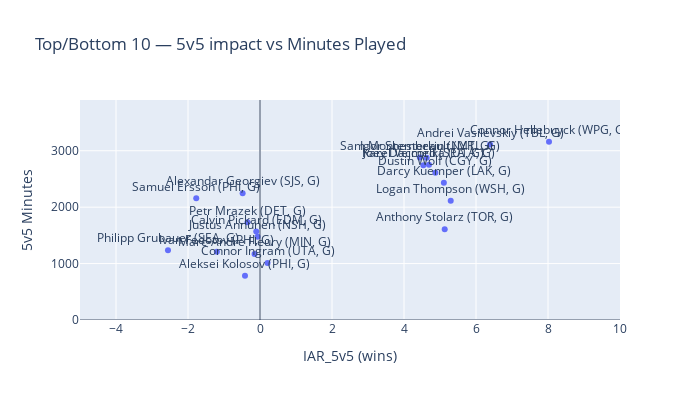

Write notebook code for a chart like this one.
### Code cell
fig2_2 = px.scatter(
    tbg,
    x="IAR_5v5",
    y="min_5v5",
    text="label",
    hover_data={"team": True, "min_5v5": True, "IAR_total":":.2f"},
    title="Top/Bottom 10 — 5v5 impact vs Minutes Played",
)

# Optional quadrant reference lines at 0
fig2_2.add_vline(x=0, line_width=1)
fig2_2.add_hline(y=0, line_width=1)

# Capping axes limits
fig2_2.update_xaxes(range=[-5, 10])
fig2_2.update_yaxes(range=[0, 3900])

fig2_2.update_layout(width=700, height=400)  # square canvas

# Make labels readable
fig2_2.update_traces(textposition="top center")
fig2_2.update_layout(xaxis_title="IAR_5v5 (wins)", yaxis_title="5v5 Minutes")

fig2_2.show()

### Figure 1 — Plotly figure (JSON) as saved in the notebook; plotly's stock layout.template omitted (floating-point values rounded to 4 significant figures)
{"data": [{"customdata": [["WPG", 9.271], ["TBL", 7.638], ["LAK", 7.018], ["NYR", 6.774], ["WSH", 6.33], ["TOR", 5.967], ["MTL", 5.95], ["SEA", 5.68], ["CGY", 5.5], ["UTA", 5.493], ["SEA", -1.932], ["PHI", -1.217], ["SJS", -1.086], ["PHI", -0.502], ["MIN", -0.3767], ["PHI", -0.3765], ["DET", -0.2717], ["EDM", -0.2267], ["UTA", -0.0704], ["NSH", -0.04857]], "hovertemplate": "IAR_5v5=%{x}<br>min_5v5=%{y}<br>label=%{text}<br>team=%{customdata[0]}<br>IAR_total=%{customdata[1]:.2f}<extra></extra>", "legendgroup": "", "marker": {"color": "#636efa", "symbol": "circle"}, "mode": "markers+text", "name": "", "orientation": "v", "showlegend": false, "text": ["Connor Hellebuyck (WPG, G)", "Andrei Vasilevskiy (TBL, G)", "Darcy Kuemper (LAK, G)", "Igor Shesterkin (NYR, G)", "Logan Thompson (WSH, G)", "Anthony Stolarz (TOR, G)", "Sam Montembeault (MTL, G)", "Joey Daccord (SEA, G)", "Dustin Wolf (CGY, G)", "Karel Vejmelka (UTA, G)", "Philipp Grubauer (SEA, G)", "Samuel Ersson (PHI, G)", "Alexandar Georgiev (SJS, G)", "Ivan Fedotov (PHI, G)", "Marc-Andre Fleury (MIN, G)", "Aleksei Kolosov (PHI, G)", "Petr Mrazek (DET, G)", "Calvin Pickard (EDM, G)", "Connor Ingram (UTA, G)", "Justus Annunen (NSH, G)"], "textposition": "top center", "type": "scatter", "x": [8.028, 6.391, 5.107, 4.63, 5.298, 5.131, 4.44, 4.538, 4.872, 4.694, -2.556, -1.771, -0.4825, -1.198, -0.1517, -0.417, -0.347, -0.1048, 0.2088, -0.068], "xaxis": "x", "y": [3160.0, 3111.0, 2434.0, 2876.0, 2114.0, 1609.0, 2882.0, 2745.0, 2610.0, 2752.0, 1238.0, 2157.0, 2247.0, 1211.0, 1172.0, 783.0, 1731.0, 1567.0, 1010.0, 1478.0], "yaxis": "y"}], "layout": {"height": 400, "legend": {"tracegroupgap": 0}, "shapes": [{"line": {"width": 1}, "type": "line", "x0": 0, "x1": 0, "xref": "x", "y0": 0, "y1": 1, "yref": "y domain"}, {"line": {"width": 1}, "type": "line", "x0": 0, "x1": 1, "xref": "x domain", "y0": 0, "y1": 0, "yref": "y"}], "title": {"text": "Top/Bottom 10 — 5v5 impact vs Minutes Played"}, "width": 700, "xaxis": {"anchor": "y", "domain": [0, 1], "range": [-5, 10], "title": {"text": "IAR_5v5 (wins)"}, "type": "linear"}, "yaxis": {"anchor": "x", "domain": [0, 1], "range": [0, 3900], "title": {"text": "5v5 Minutes"}, "type": "linear"}}}
